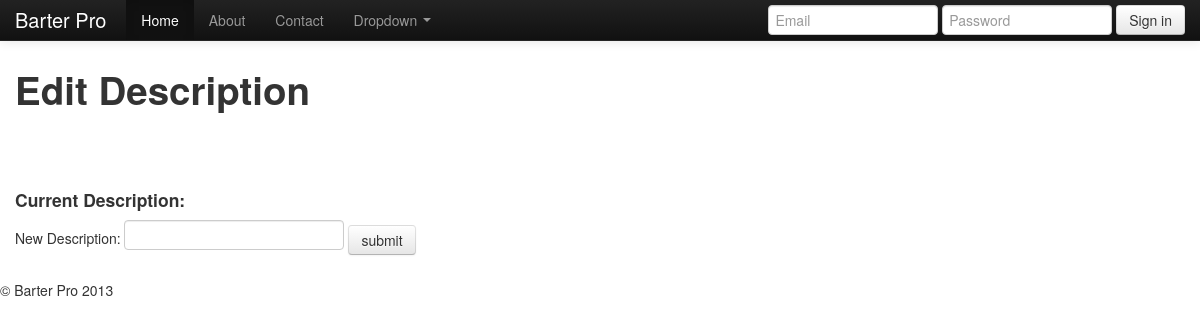
The page /edit_description/8 on the database as committed earlier.
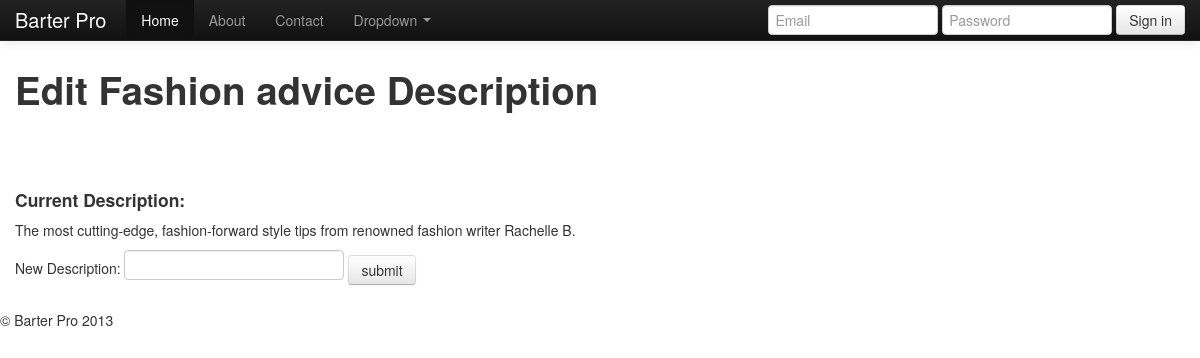
The same page on the database as committed later.
### model.py (models this page shows)
class Item(Base):
	__tablename__ = 'items'
	id = Column(Integer, primary_key=True)
	name = Column(String)
	description = Column(String)
	owned = Column(Boolean)
	image_url = Column(String, nullable=True)
	user_id = Column(Integer, ForeignKey("users.id"))
	cat_id = Column(Integer, ForeignKey("categories.id"))
	user = relationship("User", backref=backref("items", order_by=id))
	category = relationship("Category", backref=backref("items", order_by=id))

### server.py (the view)
@app.route("/edit_description/<int:id>", methods=["Get"])
def edit_description(id):
	item = db_session.query(Item).get(id)
	return render_template("/edit_description.html", item=item)

### server.py (called while the page is built)
@app.before_request
def before_request():
	g.user_id = session.get("user_id") #gets user ID from current session
	if not g.user_id: # redirects to log-in if no user ID session
		g.user_id = None
		g.user = None
	else:
		g.user = db_session.query(User).get(g.user_id)

### Templates/edit_description.html
{% extends "layout.html" %}
{% block body %}
<div class="container">
	<h1>
		Edit {{item.name}} Description
	</h1>
 		<br>
 		<br>
 		<br>
 			<h4>
 				Current Description:
 			</h4>
 				<p>
 					{{ item.description }}
 				</p>
					<form name ="edit name" action="{{url_for('update_description', id=item.id)}}" method="POST">
  						New Description:
  							<input type="text", name="description">
  							<input type="submit" class="btn" value="submit">
  					</form>
</div>
{% endblock %}

### Templates/layout.html (shortened to what this page needs)
<!DOCTYPE html>
<html lang="en">
  <head>
    <link rel="stylesheet" href="../static/bootstrap/css/bootstrap.css" type="text/css">
    <link rel="stylesheet" href="../static/bootstrap/css/bootstrap-responsive.css" type="text/css">
  </head>
  <body>
    <div class="navbar navbar-inverse navbar-fixed-top">
      <div class="navbar-inner">
        <div class="container">
          <a class="brand" href="#">Barter Pro</a>
          <div class="nav-collapse collapse">
            <ul class="nav">
              <li class="active"><a href="#">Home</a></li>
              <li><a href="#about">About</a></li>
              <li><a href="#contact">Contact</a></li>
              <li class="dropdown">
                <a href="#" class="dropdown-toggle" data-toggle="dropdown">Dropdown <b class="caret"></b></a>
              </li>
            </ul>
            {% if not g.user %}
            <form name="login" action="/authenticate" method="POST" class="navbar-form pull-right">
              <input class="span2" type="text" name="email" placeholder="Email">
              <input class="span2" type="password" name="password" placeholder="Password">
              <button type ="submit" value="sign in" class="btn" >Sign in
            </form>
            {% else %}
              <div>
                <a href="{{url_for('log_out')}}" class="btn">
                  Log out
                </a>
              </div>
            {% endif %}
          </div>
        </div>
      </div>
    </div>
    {% block body %}{% endblock %}
      <footer>
        <p>&copy; Barter Pro 2013</p>
      </footer>
  </body>
</html>

### Templates/layout.html (style rules this page uses)
body { padding-top: 60px; padding-bottom: 40px; }

Rows that differ between the two databases and show on the page:
added Item: name "Fashion advice", description "The most cutting-edge, fashion-forward style tips from renowned fashion writer Rachelle B."
